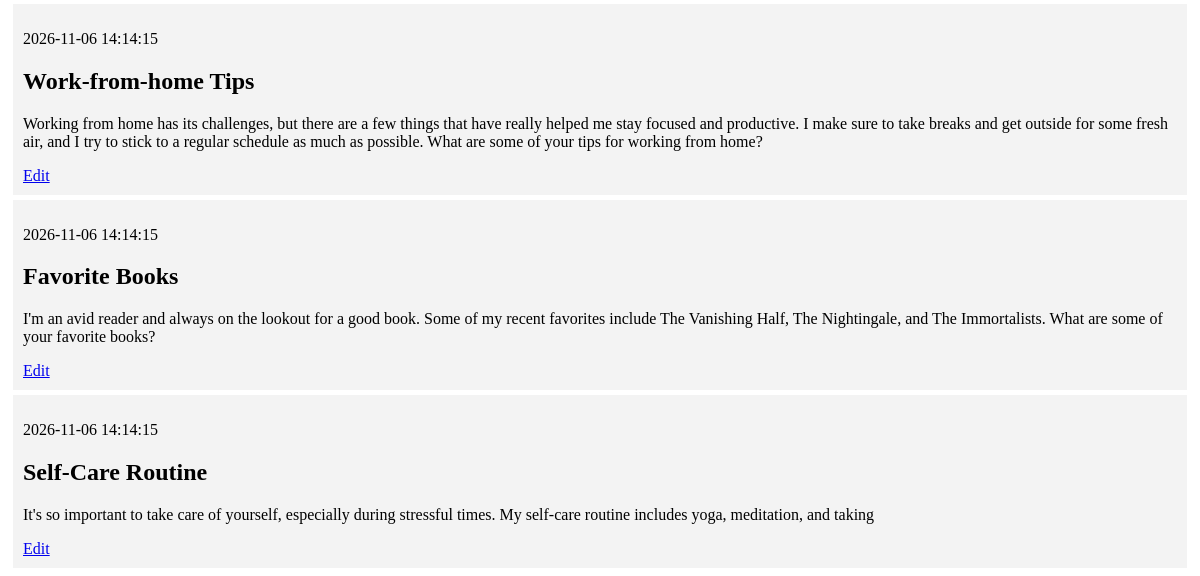
The app's page / (lower part), older data.
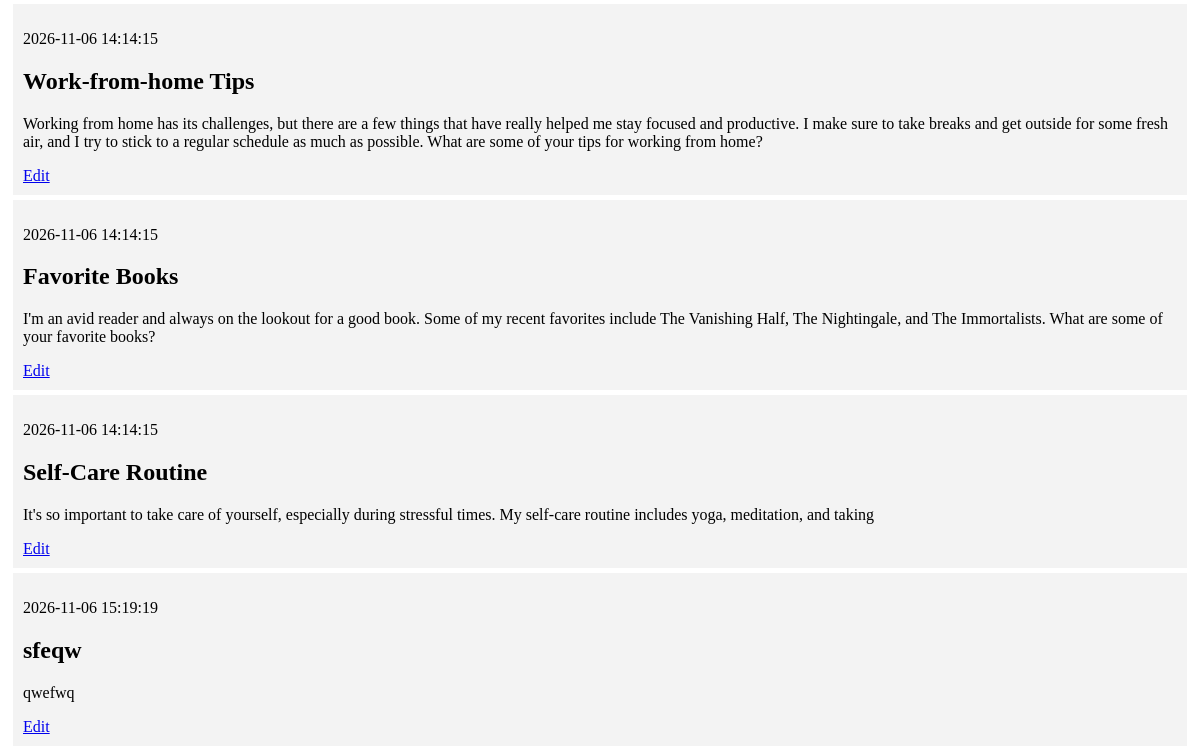
The same page, newer data.
### tables this page shows
CREATE TABLE posts (
    id INTEGER PRIMARY KEY AUTOINCREMENT,
    created TIMESTAMP NOT NULL DEFAULT CURRENT_TIMESTAMP,
    title TEXT NOT NULL,
    content TEXT NOT NULL
);

### app.py (the view)
@app.route('/')
def index():
    conn = get_db_connection()
    posts = conn.execute('SELECT * FROM posts').fetchall()
    conn.close()
    return render_template('index.html', posts=posts)

### app.py (called while the page is built)
def get_db_connection():
    conn = sqlite3.connect('database.db')
    conn.row_factory = sqlite3.Row
    return conn

### templates/index.html (shortened to what this page needs)
{% extends 'base.html' %}
{% block content %}
    {% for post in posts %}
        <div class='post'>
            <p>{{ post['created'] }}</p>
            <h2>{{ post['title'] }}</h2>
            <p>{{ post['content'] }}</p>
            <a href="{{ url_for('edit', id=post['id']) }}">Edit</a>
        </div>
    {% endfor %}
{% endblock %}

Row changes from the older to the newer data that the page shows:
added posts: created "2026-11-06 15:19:19", title "sfeqw", content "qwefwq"
